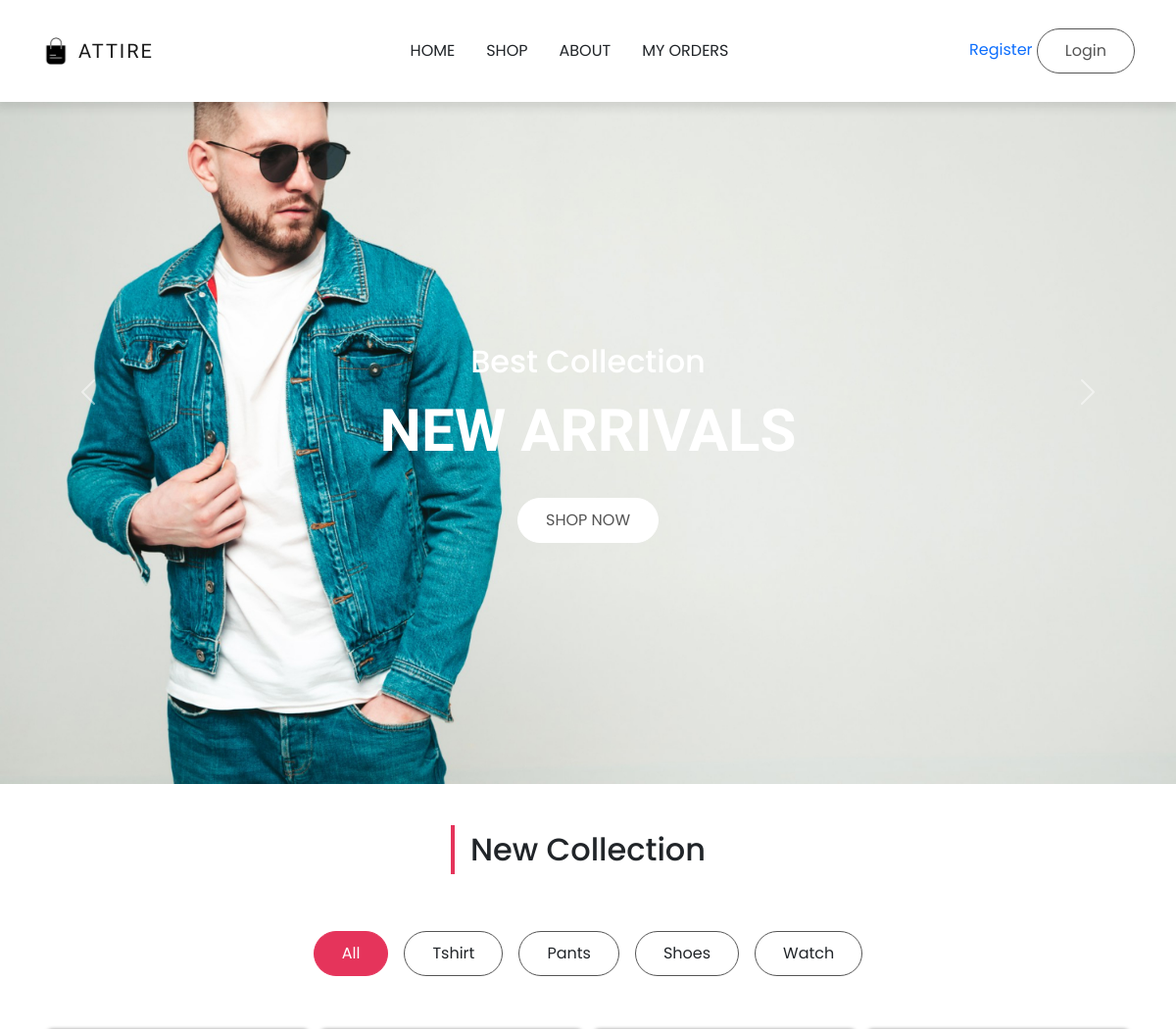
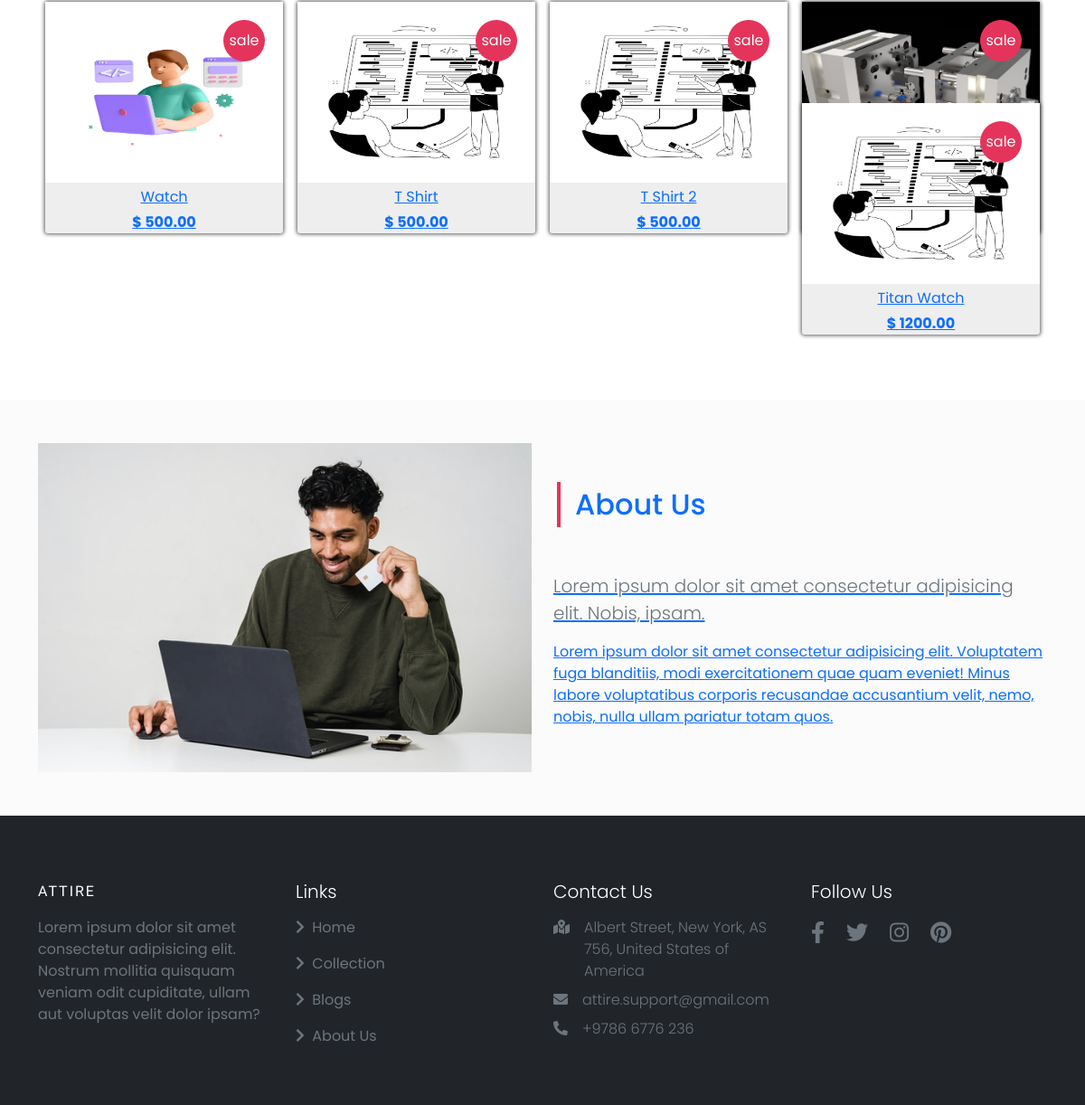
The page / on the database its author committed (2 pictures, top to bottom).
### tables this page shows
CREATE TABLE `categories` (
  `category_id` int(11) NOT NULL,
  `category_name` varchar(255) NOT NULL
);

CREATE TABLE `products` (
  `product_id` int(11) NOT NULL,
  `product_name` varchar(255) NOT NULL,
  `category_id` int(11) DEFAULT NULL,
  `price` decimal(10,2) NOT NULL,
  `stock_quantity` int(11) NOT NULL,
  `description` text DEFAULT NULL,
  `created_at` timestamp NOT NULL DEFAULT current_timestamp(),
  `updated_at` timestamp NOT NULL DEFAULT current_timestamp() ON UPDATE current_timestamp(),
  `image_paths` text DEFAULT NULL
);

### index.php (the view, shortened to what this page needs)
<!DOCTYPE html>
<html lang="en">
<head>
    <link rel="stylesheet" href="https://cdnjs.cloudflare.com/ajax/libs/font-awesome/5.15.4/css/all.min.css" />
    <link rel = "stylesheet" href = "bootstrap-5.0.2-dist/css/bootstrap.min.css">
    <link rel = "stylesheet" href = "css/main.css">
</head>
<body>
    <?php
include 'nav.php';
?>
    <header id = "header" class = "vh-100 carousel slide" data-bs-ride = "carousel" style = "padding-top: 104px;">
        <div class = "container h-100 d-flex align-items-center carousel-inner">
            <div class = "text-center carousel-item active">
                <h2 class = "text-capitalize text-white">best collection</h2>
                <h1 class = "text-uppercase py-2 fw-bold text-white">new arrivals</h1>
                <a href = "#" class = "btn mt-3 text-uppercase">shop now</a>
            </div>
        </div>
        <button class = "carousel-control-prev" type = "button" data-bs-target="#header" data-bs-slide = "prev">
            <span class = "carousel-control-prev-icon"></span>
        </button>
        <button class = "carousel-control-next" type = "button" data-bs-target="#header" data-bs-slide = "next">
            <span class = "carousel-control-next-icon"></span>
        </button>
    </header>
    <section id = "collection" class = "py-5">
        <div class = "container">
            <div class = "title text-center">
                <h2 class = "position-relative d-inline-block">New Collection</h2>
            </div>
            <div class = "row g-0">
            <div class="d-flex flex-wrap justify-content-center mt-5 filter-button-group">
    <button type="button" class="btn m-2 text-dark active-filter-btn" data-filter="*">All</button>
    <?php
    require_once 'db_connect.php';
    $categorySql = "SELECT category_id, category_name FROM categories";
    $categoryResult = $conn->query($categorySql);
    if ($categoryResult->num_rows > 0) {
        while ($row = $categoryResult->fetch_assoc()) {
            $categoryId = $row["category_id"];
            $categoryName = $row["category_name"];
            echo '<button type="button" class="btn m-2 text-dark" data-filter=".cat-' . $categoryId . '">' . $categoryName . '</button>';
        }
    } else {
        echo '<option value="">No categories found</option>';
    }
    ?>
</div>
<div class="collection-list mt-4 row gx-0 gy-3">
    <?php
  include 'db_connect.php';
    if (isset($_GET['category_id'])) {
        $categoryId = $_GET['category_id'];
        if ($categoryId == "all") {
            $productSql = "SELECT product_name, price, image_paths, category_id FROM Products";
        } else {
            $productSql = "SELECT product_name, price, image_paths, category_id FROM Products WHERE category_id = $categoryId";
        }
    } else {
        $productSql = "SELECT product_name, price, image_paths, category_id,product_id FROM products";
    }
    $productResult = $conn->query($productSql);
    if ($productResult->num_rows > 0) {
        while ($row = $productResult->fetch_assoc()) {
            $productName = $row["product_name"];
            $price = $row["price"];
            $imagePaths = explode(",", $row["image_paths"]);
            $firstImagePath = $imagePaths[0];
            $categoryId = $row["category_id"];
            echo '<div class="col-md-6 col-lg-4 col-xl-3 p-2 cat-' . $categoryId . '">';
            echo '<a href="product_details.php?product_id=' . $row['product_id'] . '">';
            echo '<div class="product_card">';
            echo '<div class="collection-img position-relative" style="background-color: black; z-index:2">';
            echo '<img src="' . $firstImagePath . '" class="w-100">';
            echo '<span class="position-absolute bg-primary text-white d-flex align-items-center justify-content-center">sale</span>';
            echo '</div>';
            echo '<div class="text-center">';
            echo '<p class="text-capitalize my-1">' . $productName . '</p>';
            echo '<span class="fw-bold">$ ' . $price . '</span>';
            echo '</div>';
            echo '</div>';
            echo '</div>';
            }
            } else {
            echo 'No products found';
            }
            ?>
            </div>
                    </div>
                </div>
    </section>
    <section id = "about" class = "py-5">
        <div class = "container">
            <div class = "row gy-lg-5 align-items-center">
                <div class = "col-lg-6 order-lg-1 text-center text-lg-start">
                    <div class = "title pt-3 pb-5">
                        <h2 class = "position-relative d-inline-block ms-4">About Us</h2>
                    </div>
                    <p class = "lead text-muted">Lorem ipsum dolor sit amet consectetur adipisicing elit. Nobis, ipsam.</p>
                    <p>Lorem ipsum dolor sit amet consectetur adipisicing elit. Voluptatem fuga blanditiis, modi exercitationem quae quam eveniet! Minus labore voluptatibus corporis recusandae accusantium velit, nemo, nobis, nulla ullam pariatur totam quos.</p>
                </div>
                <div class = "col-lg-6 order-lg-0">
                    <img src = "images/blog_3.jpg" alt = "" class = "img-fluid">
                </div>
            </div>
        </div>
    </section>
    <footer class = "bg-dark py-5">
        <div class = "container">
            <div class = "row text-white g-4">
                <div class = "col-md-6 col-lg-3">
                    <a class = "text-uppercase text-decoration-none brand text-white" href = "index.html">Attire</a>
                    <p class = "text-white text-muted mt-3">Lorem ipsum dolor sit amet consectetur adipisicing elit. Nostrum mollitia quisquam veniam odit cupiditate, ullam aut voluptas velit dolor ipsam?</p>
                </div>
                <div class = "col-md-6 col-lg-3">
                    <h5 class = "fw-light">Links</h5>
                    <ul class = "list-unstyled">
                        <li class = "my-3">
                            <a href = "#" class = "text-white text-decoration-none text-muted">
                                <i class = "fas fa-chevron-right me-1"></i> Home
                            </a>
                        </li>
                        <li class = "my-3">
                            <a href = "#" class = "text-white text-decoration-none text-muted">
                                <i class = "fas fa-chevron-right me-1"></i> Collection
                            </a>
                        </li>
                        <li class = "my-3">
                            <a href = "#" class = "text-white text-decoration-none text-muted">
                                <i class = "fas fa-chevron-right me-1"></i> Blogs
                            </a>
                        </li>
                        <li class = "my-3">
                            <a href = "#" class = "text-white text-decoration-none text-muted">
                                <i class = "fas fa-chevron-right me-1"></i> About Us
                            </a>
                        </li>
                    </ul>
                </div>
                <div class = "col-md-6 col-lg-3">
                    <h5 class = "fw-light mb-3">Contact Us</h5>
                    <div class = "d-flex justify-content-start align-items-start my-2 text-muted">
                        <span class = "me-3">
                            <i class = "fas fa-map-marked-alt"></i>
                        </span>
                        <span class = "fw-light">
                            Albert Street, New York, AS 756, United States of America
                        </span>
                    </div>
                    <div class = "d-flex justify-content-start align-items-start my-2 text-muted">
                        <span class = "me-3">
                            <i class = "fas fa-envelope"></i>
                        </span>
                        <span class = "fw-light">
                            attire.support@gmail.com
                        </span>
                    </div>
                    <div class = "d-flex justify-content-start align-items-start my-2 text-muted">
                        <span class = "me-3">
                            <i class = "fas fa-phone-alt"></i>
                        </span>
                        <span class = "fw-light">
                            +9786 6776 236
                        </span>
                    </div>
                </div>
                <div class = "col-md-6 col-lg-3">
                    <h5 class = "fw-light mb-3">Follow Us</h5>
                    <div>
                        <ul class = "list-unstyled d-flex">
                            <li>
                                <a href = "#" class = "text-white text-decoration-none text-muted fs-4 me-4">
                                    <i class = "fab fa-facebook-f"></i>
                                </a>
                            </li>
                            <li>
                                <a href = "#" class = "text-white text-decoration-none text-muted fs-4 me-4">
                                    <i class = "fab fa-twitter"></i>
                                </a>
                            </li>
                            <li>
                                <a href = "#" class = "text-white text-decoration-none text-muted fs-4 me-4">
                                    <i class = "fab fa-instagram"></i>
                                </a>
                            </li>
                            <li>
                                <a href = "#" class = "text-white text-decoration-none text-muted fs-4 me-4">
                                    <i class = "fab fa-pinterest"></i>
                                </a>
                            </li>
                        </ul>
                    </div>
                </div>
            </div>
        </div>
    </footer>
</body>
</html>

### nav.php (shortened to what this page needs)
<nav class = "navbar navbar-expand-lg navbar-light bg-white py-4 fixed-top">
    <div class = "container">
        <a class = "navbar-brand d-flex justify-content-between align-items-center order-lg-0" href = "index.html">
            <img src = "images/shopping-bag-icon.png" alt = "site icon">
            <span class = "text-uppercase fw-lighter ms-2">Attire</span>
        </a>
<?php
if (isset($_SESSION["user_id"])) {
echo '
<div class="order-lg-2 nav-btns">
<a href="logout.php" class="link">log out</a>
<a href="cart.php"    <button type="button" class="btn position-relative">
        <i class="fa fa-shopping-cart"></i>
    </button></a>
</div>';
} else {
echo '
<div class="order-lg-2 nav-btns">
<a href="register.php"  class="link">Register</a>
    <a href="login.php" class="btn">Login</a>
</div>' ;
}
?>
        <div class = "collapse navbar-collapse order-lg-1" id = "navMenu">
            <ul class = "navbar-nav mx-auto text-center">
                <li class = "nav-item px-2 py-2">
                    <a class = "nav-link text-uppercase text-dark" href = "index.php">Home</a>
                </li>
                <li class = "nav-item px-2 py-2">
                    <a class = "nav-link text-uppercase text-dark" href = "index.php#collection">shop</a>
                </li>
                <li class = "nav-item px-2 py-2">
                    <a class = "nav-link text-uppercase text-dark" href = "index.php#about">About</a>
                </li>
                <li class = "nav-item px-2 py-2">
                    <a class = "nav-link text-uppercase text-dark" href = "my_orders.php">My orders</a>
                </li>
            </ul>
        </div>
    </div>
</nav>

### css/main.css (style rules this page uses)
:root { --lg-font: 'Kaisei Tokumin', serif; --sm-font: 'Poppins', sans-serif; --pink: #e5345b; }
body { font-family: var(--sm-font); }
.bg-primary { background-color: var(--pink)!important; }
.btn:not(.nav-btns button) { background-color: #fff; color: rgb(85, 85, 85); padding: 10px 28px; border-radius: 25px; border: 1px solid rgb(85, 85, 85); }
.navbar { -webkit-box-shadow: 0 3px 9px 3px rgba(0, 0, 0, 0.1); box-shadow: 0 3px 9px 3px rgba(0, 0, 0, 0.1); }
.navbar-brand img { width: 30px; }
.navbar-brand span { letter-spacing: 2px; font-family: var(--lg-font); }
.nav-item { border-bottom: 0.5px solid rgba(0, 0, 0, 0.05); }
#header { background: url(../images/bg.jpg) top/cover no-repeat; }
.carousel-inner h1 { font-size: 60px; font-family: var(--lg-font); }
.carousel-item .btn { border-color: #fff!important; }
.title h2::before { position: absolute; content: ""; width: 4px; height: 50px; background-color: var(--pink); left: -20px; top: 50%; -webkit-transform: translateY(-50%); -ms-transform: translateY(-50%); transform: translateY(-50%); }
.active-filter-btn { background-color: var(--pink)!important; color: #fff!important; border-color: var(--pink)!important; }
.collection-img span { top: 20px; right: 20px; width: 46px; height: 46px; border-radius: 50%; }
#about { background-color: rgba(179, 179, 179, 0.05); }
footer .brand { font-family: var(--lg-font); letter-spacing: 2px; }
footer a { -webkit-transition: color 0.3s ease; -o-transition: color 0.3s ease; transition: color 0.3s ease; }
@media (min-width: 992px) { .nav-item { border-bottom: none; } }
.product_card { background-color: #eeeeee; border-color: #000; border-radius: 3px; box-shadow: #000; -webkit-box-shadow: 0px 0px 4px 1px rgba(0,0,0,0.65); -moz-box-shadow: 0px 0px 4 1px rgba(0,0,0,0.65); box-shadow: 0px 0px 4px 1px rgba(0,0,0,0.65); }
.product_card img { max-height: 200px; }
.link { text-decoration: none; }

### rows shown on the page
categories: category_name "Tshirt"
categories: category_name "Pants"
categories: category_name "Shoes"
categories: category_name "Watch"
products: shows a picture, product_name "Watch", price "500.00"
products: image_paths (picture), product_name "T Shirt", price "500.00"
products: product_name "T Shirt 2", price "500.00"
products: shows a picture
products: product_name "Titan Watch", price "1200.00"
